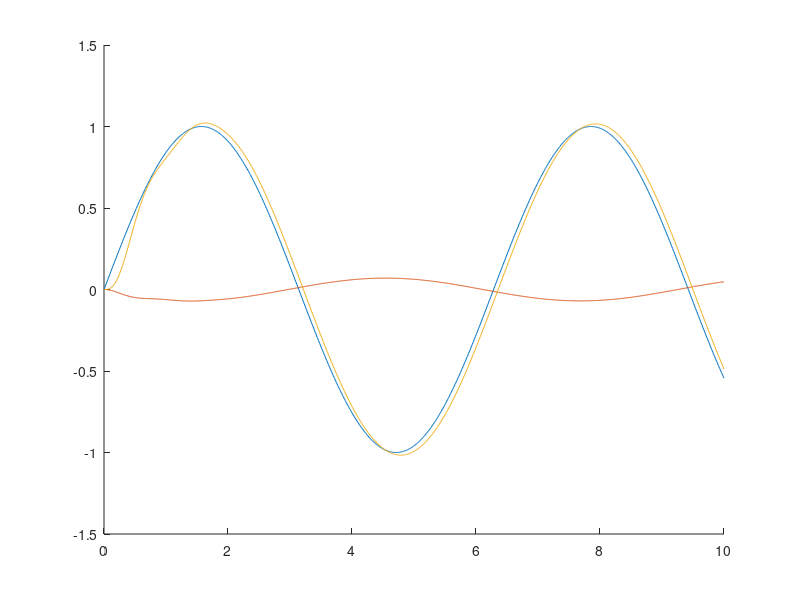

Here is the MATLAB script that generated this plot:
%% Project file 1
%% Bryan Test branch

Ms = 250;
Mus = 30;
K2 = 150000;
K1 = 15000;
Bm = 1000;

A = [    0      1      0        0
      -K2/Mus   0    K1/Mus     0
         0     -1      0        1
         0      0   -K1/Ms   -Bm/Ms ];
B = [-1 0 0 0]';
C = [0 0 1 0
     0 0 0 1];
D = [0;0];

sys = ss(A,B,C,D);
t = 0:0.01:10;

z = lsim(sys,sin(t),t);
figure;hold on
plot(t,sin(t))
plot(t,z(:,1))
plot(t,z(:,2))